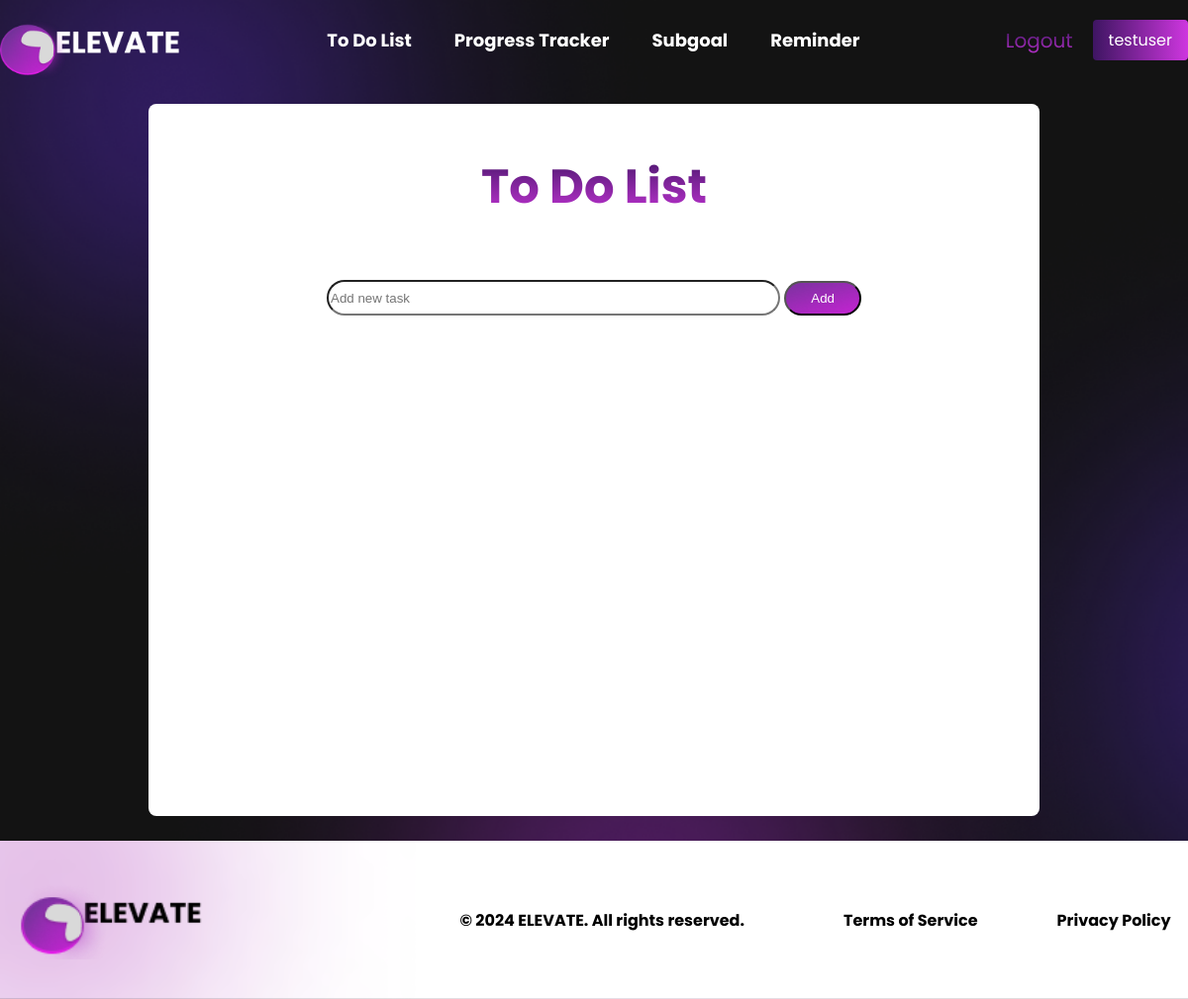
The app's page /todo/ (signed in), older data.
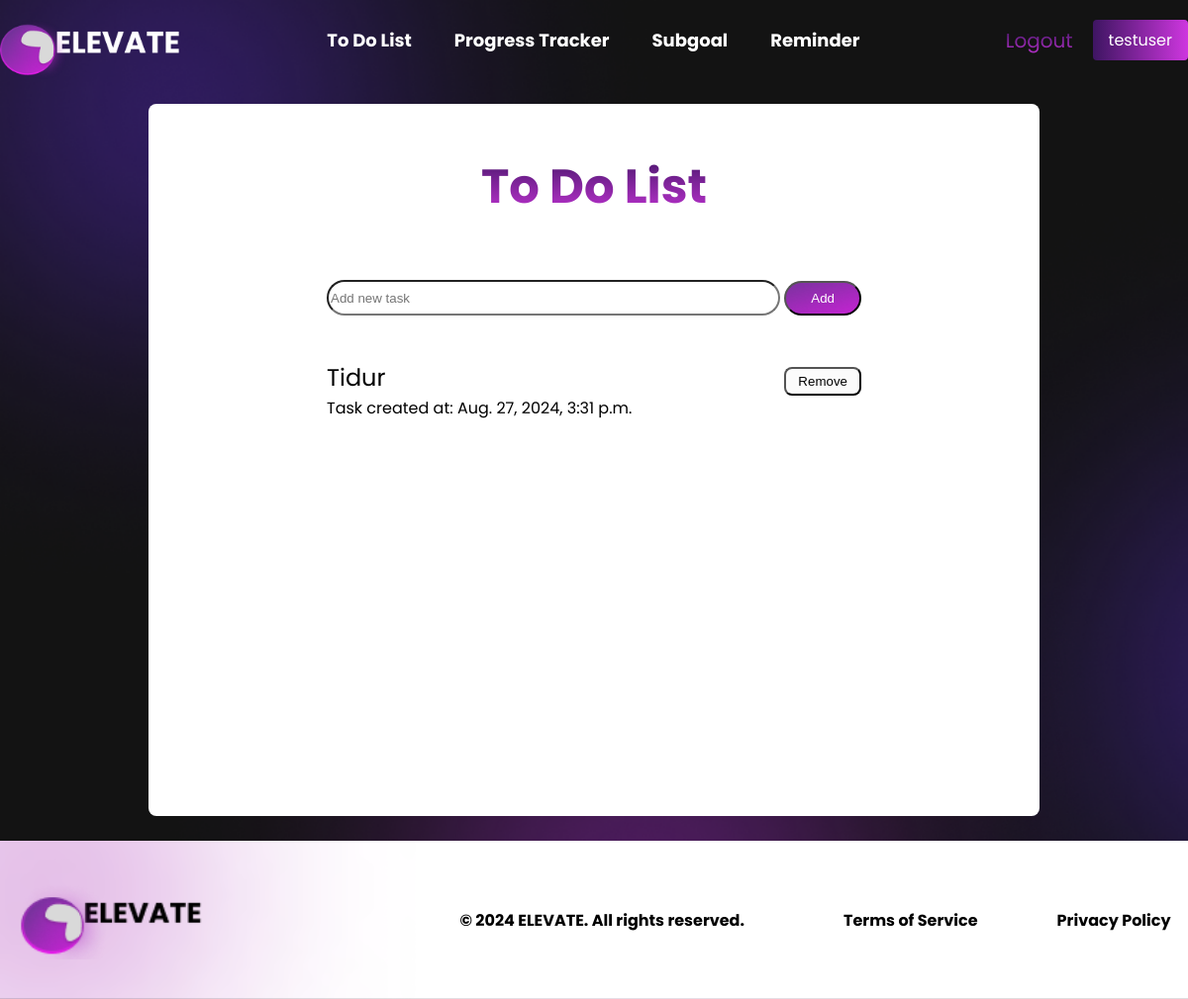
The same page, newer data.
### todo/models.py (models this page shows, shortened)
class Tasks(models.Model):
    user = models.ForeignKey(User, on_delete=models.CASCADE)
    title = models.CharField(max_length=255)
    created_at = models.DateTimeField(auto_now_add=True)
    class Meta:
        ordering = ['-created_at']

### todo/views.py (the view)
# urls.py: 2. Add a URL to urlpatterns:  path('', views.home, name='home')
def home(request):
    tasks = Tasks.objects.filter(user=request.user).order_by('-created_at')
    return render(request, "todo/home.html", {
        "tasks": tasks
    })

### todo/templates/todo/home.html (shortened to what this page needs)
{% extends "todo/layout.html" %}
{% load static %}
{% block css %}
    <link rel="stylesheet" href="{% static 'todo/css/home.css' %}">
{% endblock %}
{% block content %}
    <div class="flex-container">
        <div class="to-do-container">
            <p class="title">To Do List</p>
            <form action="{% url 'todo:add' %}" method="post">
                <input type="text" name="task" placeholder="Add new task" class="form-input-field">
                <input type="submit" value="Add" class="form-button">
            </form>
            <br>
            {% for task in tasks %}
                <div class="task-list-container">
                    <div class="sub-task-list-container">
                        {{ task.title }}
                        <form action="{% url 'todo:delete' task.id %}" method="post">
                            <input type="submit" value="Remove" class="remove-button">
                        </form>
                    </div>
                    <div>Task created at: {{ task.created_at }}</div>
                </div>
            {% endfor %}
            <br>
        </div>
    </div>
{% endblock %}

Row changes from the older to the newer data that the page shows:
added Tasks: title "Tidur", created_at "Aug. 27, 2024, 3:31 p.m."
